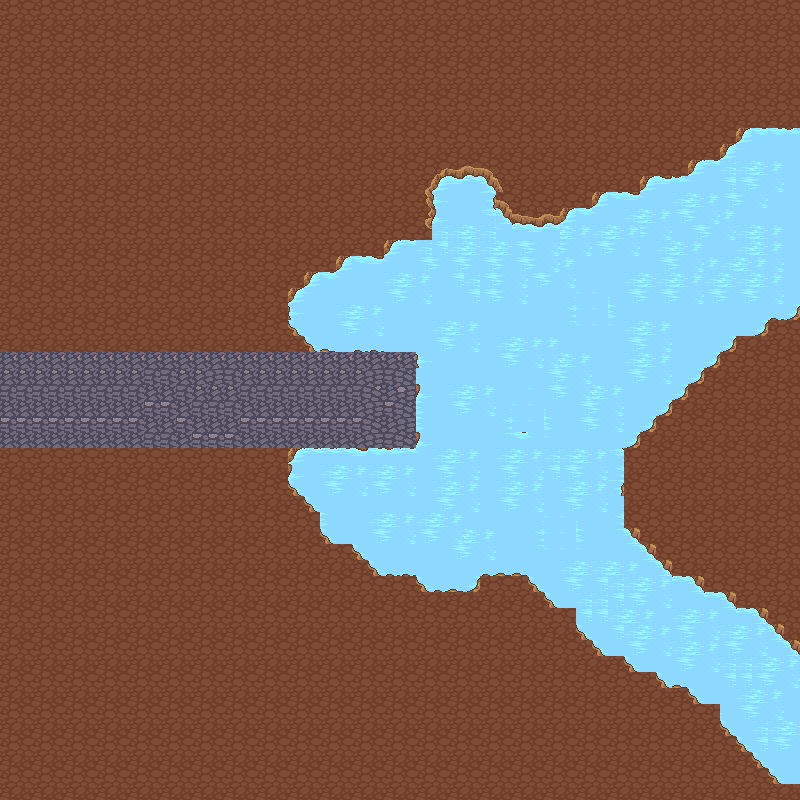

This game map was drawn from its Tiled (.tmx) file and the tilesets committed beside it. A one-line description and the trimmed map source follow:
An orthogonal 50x50 tile map with 16x16 px tiles, 2 tile layers (Calque de Tuiles 1, VraieTruc) and 1 object.

<map version="1.4" tiledversion="1.4.3" orientation="orthogonal" renderorder="right-down" width="50" height="50" tilewidth="16" tileheight="16" infinite="0" nextlayerid="4" nextobjectid="2">
 <tileset firstgid="1" source="ElementsGround.tsx" />
 <layer id="1" name="Calque de Tuiles 1" width="50" height="50">
  <data>[2500 cells, 2500 non-empty, 25 distinct tile ids]</data>
 </layer>
 <layer id="3" name="VraieTruc" width="50" height="50">
  <data>[2500 cells, 682 non-empty, 45 distinct tile ids]</data>
 </layer>
 <objectgroup id="2" name="Calque d'Objets 1">
  <object id="1" x="1.41769" y="365.763">
   <polygon points="493.249,28.9037 419.916,-12.4297 303.916,-75.0963 270.582,-77.763 161.964,-11.4259 -1.41769,-12.7592 0,-368.598 798.157,-367.181 795.322,438.065 -1.41769,432.394 -1.41769,85.0611 161.964,82.3944 271.916,7.57033 301.249,8.90367 414.582,83.5703" />
  </object>
 </objectgroup>
</map>